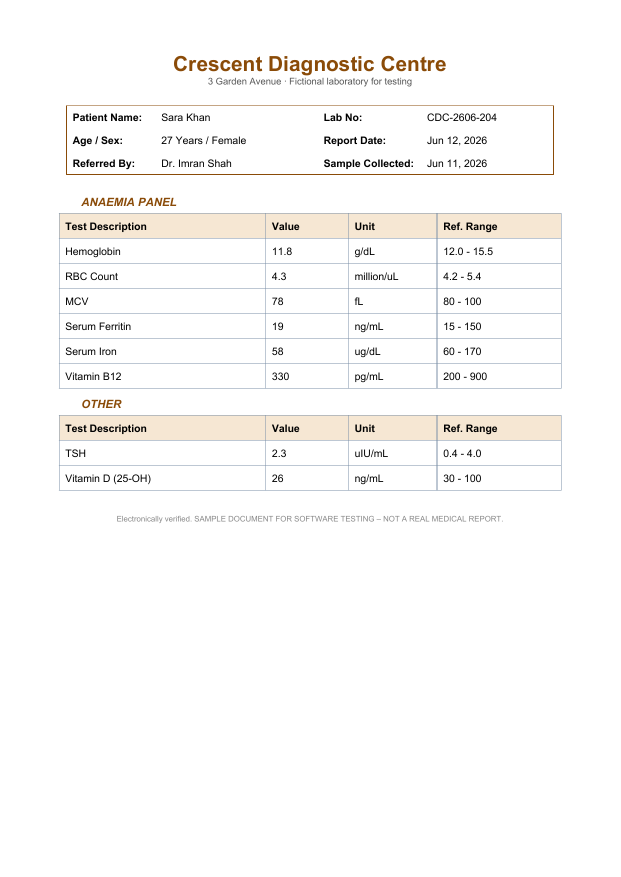
#> input picture samples/report-8-sara-khan-jun-2026.png, 1241 x 1754 px (shown at 1/2 size)
$ python -i generate_samples.py   (imports and definitions only)
#> lines starting #> are read from the running program, lines starting #| are printed output that depends on the picture
#> further down, picture is the input picture: PIL image 1241x1754 RGB; mean R, G, B 250.3, 249.5, 248.4
"""
Generates FAKE lab reports for testing and the demo (fictional labs and patients).
See samples/README.md for what each file tests and the expected result.

Run:  python samples/generate_samples.py   (needs reportlab + Pillow + pdftoppm)
"""
import os
import random
import subprocess
import sys

from PIL import Image, ImageEnhance, ImageFilter, ImageOps
from reportlab.lib import colors
from reportlab.lib.pagesizes import A4
from reportlab.lib.styles import ParagraphStyle, getSampleStyleSheet
from reportlab.lib.units import mm
from reportlab.platypus import PageBreak, Paragraph, SimpleDocTemplate, Spacer, Table, TableStyle

OUT = os.path.dirname(os.path.abspath(__file__))
# [1 line not run here, left out]

# ---------------------------------------------------------------------------
# Patient 1: Ali Raza, Demo Diagnostics Laboratory. Values improve over time,
# so the Trends page tells a story. Columns: Dec-2025, Mar, Jun, Sep 2026.
# ---------------------------------------------------------------------------
DEMO_LAB = ("Demo Diagnostics Laboratory", "12-B Sample Road, Demo City · Tel 000-0000000 · Fictional laboratory for testing")
STD_HEADER = ["Test Name", "Result", "Unit", "Reference Range"]

CBC = [
    ("Hemoglobin", "g/dL", "13.0 - 17.0", ["11.2", "12.4", "13.6", "10.8"]),
    ("WBC Count", "/uL", "4,000 - 11,000", ["7,800", "8,200", "6,900", "8,100"]),
    ("Platelet Count", "x10^3/uL", "150 - 400", ["450", "390", "310", "470"]),
]
CHEM = [
    ("Fasting Blood Glucose", "mg/dL", "70 - 100", ["128", "112", "98", "141"]),
    ("HbA1c", "%", "4.0 - 5.6", ["7.1", "6.4", "5.8", "7.6"]),
    ("Serum Creatinine", "mg/dL", "0.7 - 1.3", ["1.0", "1.1", "0.9", "1.1"]),
    ("ALT (SGPT)", "U/L", "7 - 56", ["62", "48", "35", "68"]),
    ("Vitamin D (25-OH)", "ng/mL", "30 - 100", ["14", "22", "34", "11"]),
]
LIPID = [
    ("Total Cholesterol", "mg/dL", "< 200", ["238", "215", "190", "251"]),
    ("LDL Cholesterol", "mg/dL", "< 100", ["162", "140", "118", "171"]),
    ("HDL Cholesterol", "mg/dL", "> 40", ["38", "42", "47", "36"]),
    ("Triglycerides", "mg/dL", "< 150", ["210", "180", "140", "232"]),
]

ALI = dict(name="Ali Raza", age="34 Years / Male", doctor="Dr. Sana Malik")

# [1 line that did not run here, left out]
# [1 line that did not run here, left out]
# [1 line that did not run here, left out]


# [38 lines left out: functions header, results_table, not called in this run]


def footer_block(note="Electronically verified. SAMPLE DOCUMENT FOR SOFTWARE TESTING – NOT A REAL MEDICAL REPORT."):
    return [Spacer(1, 8 * mm), Paragraph(note, foot)]


def rows_for(table, idx):
    return [[name, vals[idx], unit, rng] for name, unit, rng, vals in table]


# ---------------------------------------------------------------------------
# Story builders, one per sample
# ---------------------------------------------------------------------------
# [56 lines left out: functions ali_story, thyroid_story, liver_story, not called in this run]


SARA = dict(name="Sara Khan", age="27 Years / Female", doctor="Dr. Imran Shah")
# Sara's anaemia improves on iron supplements. Columns: Mar, Jun, Sep 2026.
SARA_ANAEMIA = [
    ("Hemoglobin", "g/dL", "12.0 - 15.5", ["10.9", "11.8", "12.6"]),
    ("RBC Count", "million/uL", "4.2 - 5.4", ["4.1", "4.3", "4.5"]),
    ("MCV", "fL", "80 - 100", ["74", "78", "82"]),
    ("Serum Ferritin", "ng/mL", "15 - 150", ["8", "19", "34"]),
    ("Serum Iron", "ug/dL", "60 - 170", ["42", "58", "75"]),
    ("Vitamin B12", "pg/mL", "200 - 900", ["310", "330", "345"]),
]
SARA_OTHER = [
    ("TSH", "uIU/mL", "0.4 - 4.0", ["2.1", "2.3", "2.0"]),
    ("Vitamin D (25-OH)", "ng/mL", "30 - 100", ["18", "26", "38"]),
]


# [40 lines left out: functions sara_story, invoice_story, not called in this run]


# ---------------------------------------------------------------------------
# Output formats
# ---------------------------------------------------------------------------
def build_pdf(story, path):
    SimpleDocTemplate(path, pagesize=A4, topMargin=15 * mm, bottomMargin=15 * mm).build(story)


# [15 lines left out: functions render_png, phone_photo, not called in this run]


def old_scan(img: Image.Image) -> Image.Image:
    """Grey, low-contrast, slightly blurred and noisy: like an old fax/scan."""
    img = ImageOps.grayscale(img)
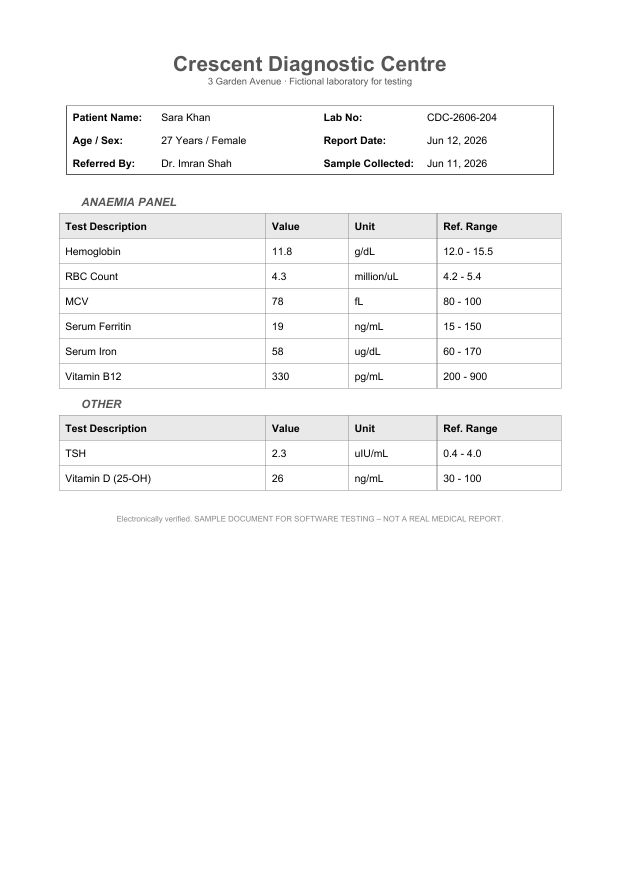
#> img: PIL image 1241x1754 L (shown at 1/2 size); min 0, max 255, mean 249.6
    img = ImageEnhance.Contrast(img).enhance(0.55)
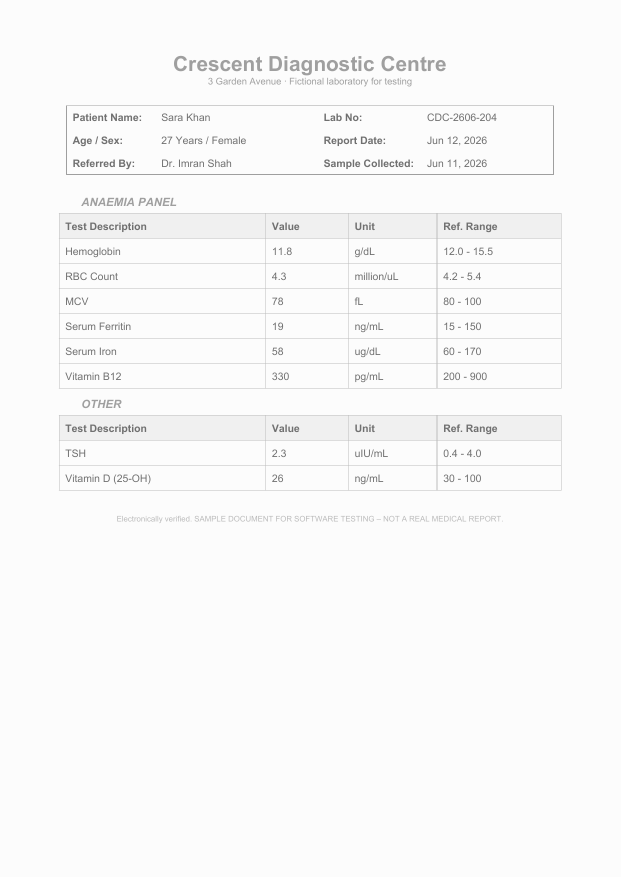
#> img: PIL image 1241x1754 L (shown at 1/2 size); min 112, max 252, mean 249
    img = ImageEnhance.Brightness(img).enhance(0.93)
    img = img.filter(ImageFilter.GaussianBlur(0.7))
    px = img.load()
    w, h = img.size
#> w = 1241; h = 1754
    for _ in range(w * h // 60):
        x, y = random.randrange(w), random.randrange(h)
        px[x, y] = max(0, min(255, px[x, y] + random.randint(-70, 40)))
    return img.rotate(0.8, expand=True, fillcolor=200).convert("RGB")
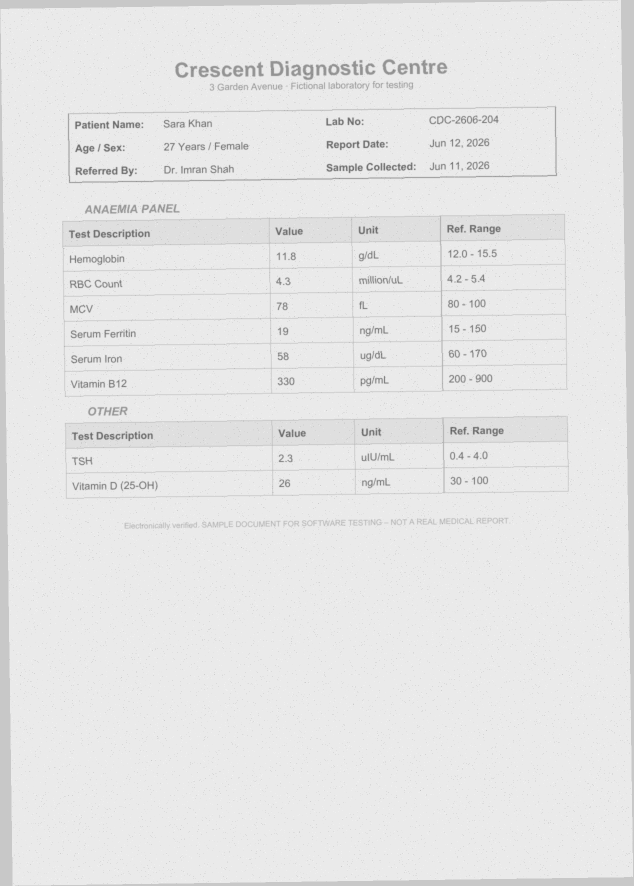
#> returned value: PIL image 1267x1772 RGB (shown at 1/2 size); min 46, max 255, mean 230


# [47 lines left out: function id_card, not called in this run]


# Sara's follow-up reports (generated with: python samples/generate_samples.py sara)
SARA_EXTRA = {
    "report-8-sara-khan-jun-2026.png": (1, "Jun 12, 2026", "Jun 11, 2026", "CDC-2606-204"),
    "report-9-sara-khan-sep-2026.png": (2, "Sep 15, 2026", "Sep 14, 2026", "CDC-2609-317"),
}


# [45 lines left out: function main, not called in this run]


# [2 lines not run here, left out]

>>> from PIL import Image
>>> picture = Image.open('report-8-sara-khan-jun-2026.png')
>>> result = old_scan(picture)

$ run again, on samples/not-a-lab-report-invoice.png
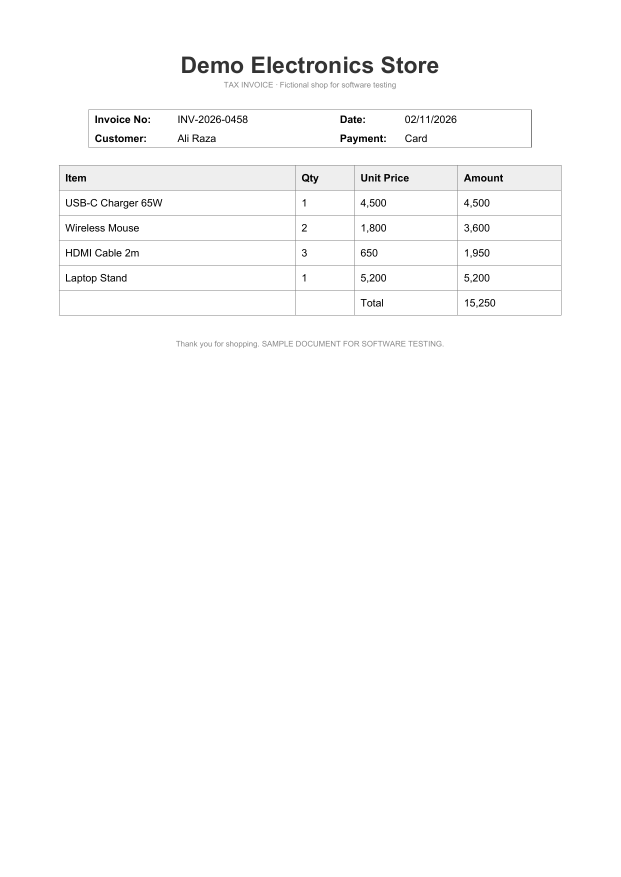
#> input picture samples/not-a-lab-report-invoice.png, 1241 x 1754 px (shown at 1/2 size)
#> picture is the input picture: PIL image 1241x1754 RGB; min 0, max 255, mean 252
#> in old_scan, `img = img.filter(ImageFilter.GaussianBlur(0.7))`:
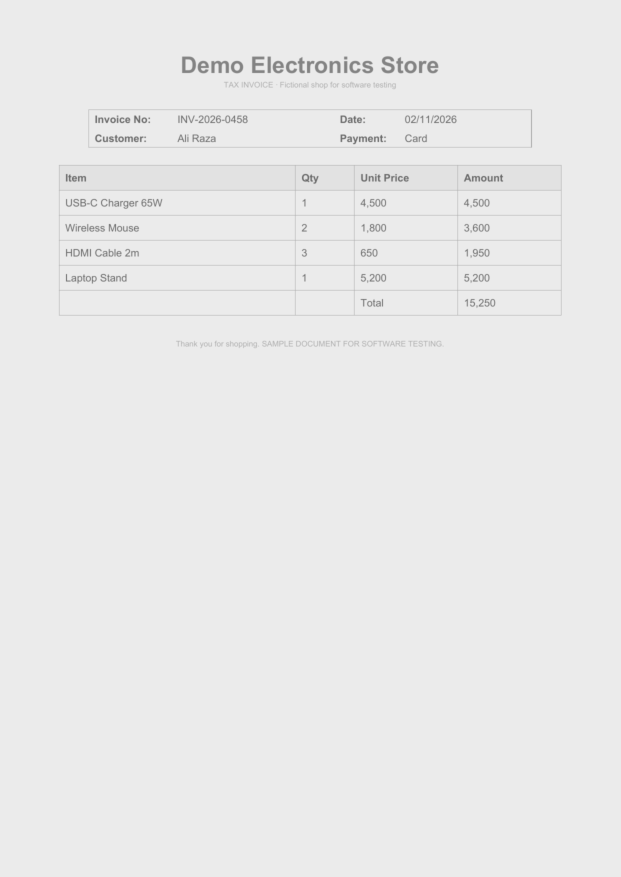
#> img: PIL image 1241x1754 L (shown at 1/2 size); min 105, max 235, mean 233.4
#> in old_scan, `return img.rotate(0.8, expand=True, fillcolor=200).convert("RGB")`:
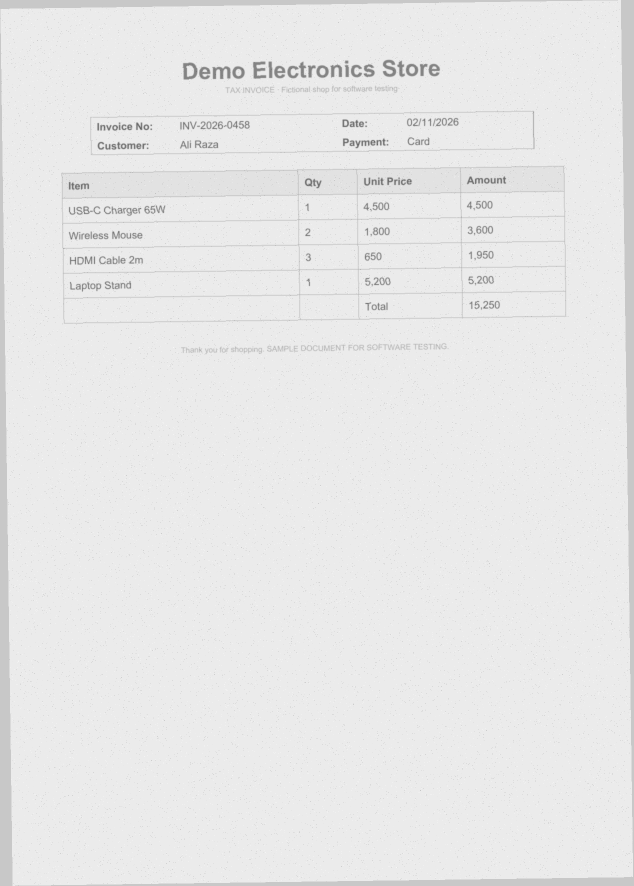
#> returned value: PIL image 1267x1772 RGB (shown at 1/2 size); min 50, max 255, mean 232.2
